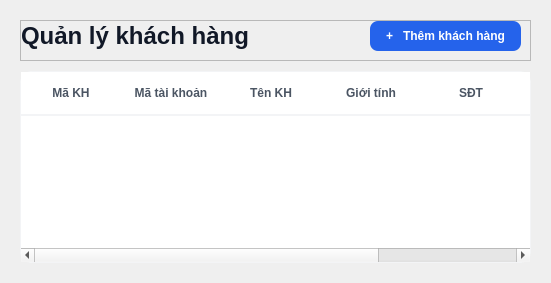
         <widget class="QWidget" name="pageKhachHang">
          <property name="styleSheet">
           <string notr="true">/* Tiêu đề trang */
QLabel#lblTitleQuanLyKH {
    font-size: 24px;
    font-weight: bold;
    color: #111827;
}

/* Nút Thêm nhà cung cấp màu xanh dương */
QPushButton#btnThemKH {
    background-color: #2563eb;
    color: white;
    font-weight: bold;
    border-radius: 8px;
    padding: 8px 16px;
}

QPushButton#btnThemKH:hover {
    background-color: #1d4ed8;
}

/* Kiểu dáng bảng sạch sẽ như Figma */
QTableWidget#tblDanhSachKH {
    background-color: white;
    border: 1px solid #f3f4f6;
    border-radius: 12px;
}

QHeaderView::section {
    background-color: white;
    padding: 12px;
    border: none;
    border-bottom: 2px solid #f3f4f6;
    font-weight: bold;
    color: #4b5563;
    text-align: left;
}</string>
          </property>
          <layout class="QVBoxLayout" name="verticalLayout_17">
           <property name="spacing">
            <number>10</number>
           </property>
           <property name="leftMargin">
            <number>20</number>
           </property>
           <property name="topMargin">
            <number>20</number>
           </property>
           <property name="rightMargin">
            <number>20</number>
           </property>
           <property name="bottomMargin">
            <number>20</number>
           </property>
           <item>
            <widget class="QFrame" name="frQuanLyKhachHang">
             <property name="frameShape">
              <enum>QFrame::StyledPanel</enum>
             </property>
             <property name="frameShadow">
              <enum>QFrame::Raised</enum>
             </property>
             <layout class="QHBoxLayout" name="horizontalLayout_10">
              <property name="leftMargin">
               <number>0</number>
              </property>
              <property name="topMargin">
               <number>0</number>
              </property>
              <item>
               <widget class="QLabel" name="lblTitleQuanLyKH">
                <property name="text">
                 <string>Quản lý khách hàng</string>
                </property>
               </widget>
              </item>
              <item>
               <spacer name="horizontalSpacer_8">
                <property name="orientation">
                 <enum>Qt::Horizontal</enum>
                </property>
                <property name="sizeHint" stdset="0">
                 <size>
                  <width>115</width>
                  <height>20</height>
                 </size>
                </property>
               </spacer>
              </item>
              <item>
               <widget class="QPushButton" name="btnThemKH">
                <property name="text">
                 <string>+   Thêm khách hàng</string>
                </property>
               </widget>
              </item>
             </layout>
            </widget>
           </item>
           <item>
            <widget class="QTableWidget" name="tblDanhSachKH">
             <property name="alternatingRowColors">
              <bool>true</bool>
             </property>
             <property name="selectionBehavior">
              <enum>QAbstractItemView::SelectRows</enum>
             </property>
             <property name="showGrid">
              <bool>false</bool>
             </property>
             <attribute name="horizontalHeaderStretchLastSection">
              <bool>true</bool>
             </attribute>
             <column>
              <property name="text">
               <string>Mã KH</string>
              </property>
             </column>
             <column>
              <property name="text">
               <string>Mã tài khoản</string>
              </property>
             </column>
             <column>
              <property name="text">
               <string>Tên KH</string>
              </property>
             </column>
             <column>
              <property name="text">
               <string>Giới tính</string>
              </property>
             </column>
             <column>
              <property name="text">
               <string>SĐT</string>
              </property>
             </column>
             <column>
              <property name="text">
               <string>Email</string>
              </property>
             </column>
             <column>
              <property name="text">
               <string>Thao tác</string>
              </property>
             </column>
            </widget>
           </item>
          </layout>
         </widget>
